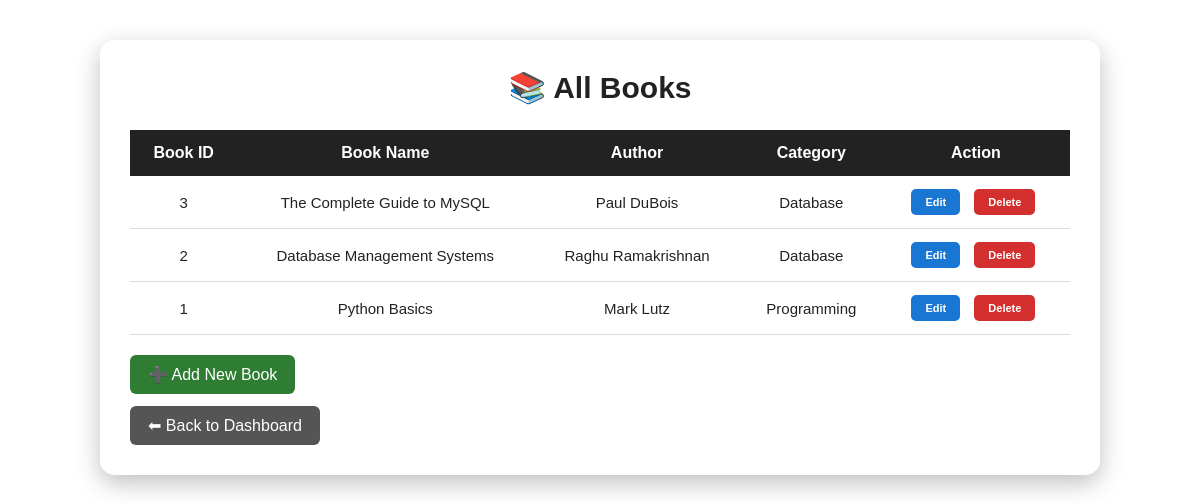
The app's page /books/view_books.php (signed in) with its own data.
### tables this page shows
CREATE TABLE books (
    id INT UNSIGNED NOT NULL AUTO_INCREMENT,
    book_name VARCHAR(255) NOT NULL,
    author VARCHAR(255) NOT NULL,
    category VARCHAR(100) NOT NULL,
    available_copies INT UNSIGNED NOT NULL DEFAULT 1,
    created_at TIMESTAMP NOT NULL DEFAULT CURRENT_TIMESTAMP,
    PRIMARY KEY (id),
    KEY idx_books_name (book_name),
    KEY idx_books_category (category)
);

### books/view_books.php (the view, shortened to what this page needs)
<?php
require_once "../config/database.php";
$role = $_SESSION["role"] ?? "student";
$result = $conn->query(
    "SELECT id, book_name, author, category
     FROM books
     ORDER BY id DESC"
);
?>
<!DOCTYPE html>
<html lang="en">
<head>
    <link
        rel="stylesheet"
        href="../css/style.css"
    >
</head>
<body>
<div class="books-container">
    <h2>📚 All Books</h2>
    <div class="books-table-wrapper">
        <table class="books-table">
            <tr>
                <th>Book ID</th>
                <th>Book Name</th>
                <th>Author</th>
                <th>Category</th>
                <?php if (
                    $role === "admin" ||
                    $role === "librarian"
                ): ?>
                    <th>Action</th>
                <?php endif; ?>
            </tr>
            <?php if ($result->num_rows > 0): ?>
                <?php while (
                    $row = $result->fetch_assoc()
                ): ?>
                    <tr>
                        <td>
                            <?php
                            echo (int) $row["id"];
                            ?>
                        </td>
                        <td>
                            <?php
                            echo htmlspecialchars(
                                $row["book_name"],
                                ENT_QUOTES,
                                "UTF-8"
                            );
                            ?>
                        </td>
                        <td>
                            <?php
                            echo htmlspecialchars(
                                $row["author"],
                                ENT_QUOTES,
                                "UTF-8"
                            );
                            ?>
                        </td>
                        <td>
                            <?php
                            echo htmlspecialchars(
                                $row["category"],
                                ENT_QUOTES,
                                "UTF-8"
                            );
                            ?>
                        </td>
                        <?php if (
                            $role === "admin" ||
                            $role === "librarian"
                        ): ?>
                            <td>
                                <a
                                    href="edit_books.php?id=<?php
                                    echo (int) $row["id"];
                                    ?>"
                                    class="edit-btn"
                                >
                                    Edit
                                </a>
                                <a
                                    href="delete_books.php?id=<?php
                                    echo (int) $row["id"];
                                    ?>"
                                    class="delete-btn"
                                    onclick="return confirm('Are you sure you want to delete this book?');"
                                >
                                    Delete
                                </a>
                            </td>
                        <?php endif; ?>
                    </tr>
                <?php endwhile; ?>
            <?php endif; ?>
        </table>
    </div>
    <?php if (
        $role === "admin" ||
        $role === "librarian"
    ): ?>
        <a
            href="add_book.php"
            class="add-book-btn"
        >
            ➕ Add New Book
        </a>
        <br>
    <?php endif; ?>
    <a
        href="../dashboard.php"
        class="dashboard-btn"
    >
        ⬅ Back to Dashboard
    </a>
</div>
</body>
</html>

### css/style.css (style rules this page uses)
* { margin: 0; padding: 0; box-sizing: border-box; }
html { scroll-behavior: smooth; }
body { font-family: Arial, Helvetica, sans-serif; color: #0f172a; min-height: 100vh; background-image: url("../images/library-bg.png"); background-size: cover; background-position: center; background-attachment: fixed; background-repeat: no-repeat; }
a { text-decoration: none; }
.edit-btn, .delete-btn { display: inline-block; padding: 7px 11px; margin-right: 5px; border-radius: 7px; font-size: 11px; font-weight: bold; transition: 0.2s; }
.edit-btn { background: #dbeafe; color: #1d4ed8; }
.delete-btn { background: #fee2e2; color: #dc2626; }

### books/view_books.php (style rules this page uses)
.books-container { background: rgba(255, 255, 255, 0.96); padding: 30px; border-radius: 15px; width: 90%; max-width: 1000px; margin: 40px auto; box-shadow: 0 8px 25px rgba(0, 0, 0, 0.25); }
.books-container h2 { text-align: center; color: #222; margin-bottom: 25px; font-size: 30px; }
.books-table-wrapper { overflow-x: auto; }
.books-table { width: 100%; border-collapse: collapse; background: #ffffff; }
.books-table th { background: #222; color: #ffffff; padding: 14px; text-align: center; font-size: 16px; }
.books-table td { background: #ffffff; color: #222; padding: 13px; text-align: center; border-bottom: 1px solid #ddd; font-size: 15px; }
.edit-btn { color: #ffffff; background: #1976d2; padding: 7px 14px; border-radius: 5px; text-decoration: none; margin-right: 5px; display: inline-block; }
.delete-btn { color: #ffffff; background: #d32f2f; padding: 7px 14px; border-radius: 5px; text-decoration: none; margin-left: 5px; display: inline-block; }
.add-book-btn { display: inline-block; background: #2e7d32; color: #ffffff; padding: 10px 18px; border-radius: 6px; text-decoration: none; margin-top: 20px; }
.dashboard-btn { display: inline-block; background: #555; color: #ffffff; padding: 10px 18px; border-radius: 6px; text-decoration: none; margin-top: 12px; }

### records on screen
books: id "3", book_name "The Complete Guide to MySQL", author "Paul DuBois", category "Database"
books: id "2", book_name "Database Management Systems", author "Raghu Ramakrishnan", category "Database"
books: id "1", book_name "Python Basics", author "Mark Lutz", category "Programming"
